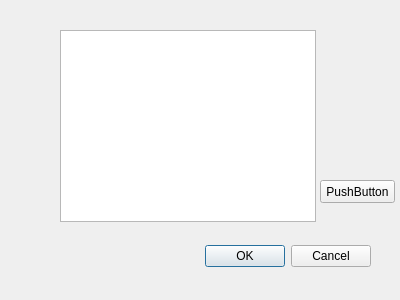
<?xml version="1.0" encoding="UTF-8"?>
<ui version="4.0">
 <class>Dialog</class>
 <widget class="QDialog" name="Dialog">
  <property name="geometry">
   <rect>
    <x>0</x>
    <y>0</y>
    <width>400</width>
    <height>300</height>
   </rect>
  </property>
  <property name="windowTitle">
   <string>Dialog</string>
  </property>
  <widget class="QDialogButtonBox" name="buttonBox">
   <property name="geometry">
    <rect>
     <x>30</x>
     <y>240</y>
     <width>341</width>
     <height>32</height>
    </rect>
   </property>
   <property name="orientation">
    <enum>Qt::Horizontal</enum>
   </property>
   <property name="standardButtons">
    <set>QDialogButtonBox::Cancel|QDialogButtonBox::Ok</set>
   </property>
  </widget>
  <widget class="QListView" name="listView">
   <property name="geometry">
    <rect>
     <x>60</x>
     <y>30</y>
     <width>256</width>
     <height>192</height>
    </rect>
   </property>
  </widget>
  <widget class="QPushButton" name="pushButton">
   <property name="geometry">
    <rect>
     <x>320</x>
     <y>180</y>
     <width>75</width>
     <height>23</height>
    </rect>
   </property>
   <property name="text">
    <string>PushButton</string>
   </property>
  </widget>
 </widget>
 <resources/>
 <connections>
  <connection>
   <sender>buttonBox</sender>
   <signal>accepted()</signal>
   <receiver>Dialog</receiver>
   <slot>accept()</slot>
   <hints>
    <hint type="sourcelabel">
     <x>248</x>
     <y>254</y>
    </hint>
    <hint type="destinationlabel">
     <x>157</x>
     <y>274</y>
    </hint>
   </hints>
  </connection>
  <connection>
   <sender>buttonBox</sender>
   <signal>rejected()</signal>
   <receiver>Dialog</receiver>
   <slot>reject()</slot>
   <hints>
    <hint type="sourcelabel">
     <x>316</x>
     <y>260</y>
    </hint>
    <hint type="destinationlabel">
     <x>286</x>
     <y>274</y>
    </hint>
   </hints>
  </connection>
 </connections>
</ui>
